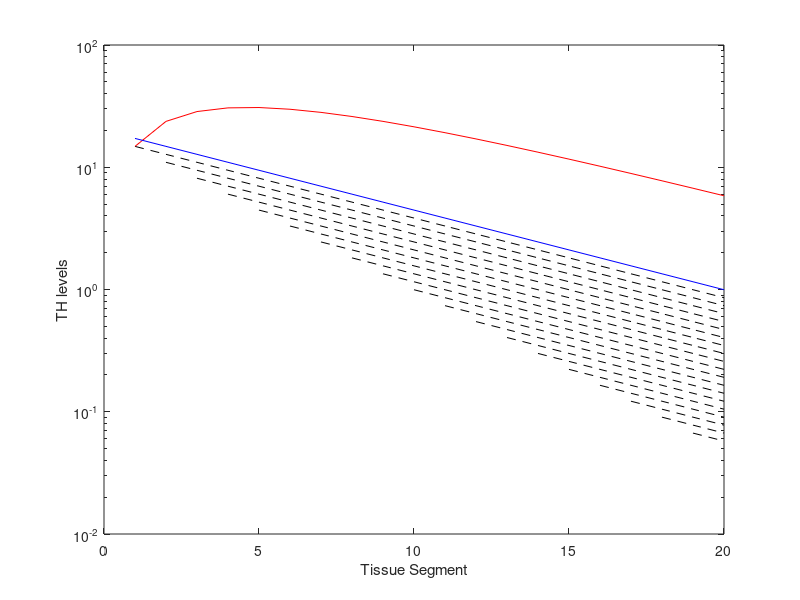

This chart was generated by the following MATLAB code:
clear
num_of_segment = 20
for i=1:1:num_of_segment
  T4(i) = num_of_segment*exp(-0.15*i);
  segment(i)=i;
  for j=i:1:num_of_segment
    T3(i,j)=T4(i)*exp(-0.15*j);
  end


end


for i=1:1:num_of_segment
  figure(1)
    semilogy(segment(i:end),T3(i,i:end), 'k--')
  hold on
end

figure(1)
T3Gradient = sum(T3,1);
plot(segment,T3Gradient,'r')
plot(segment,T4,'b')
xlabel('Tissue Segment')
ylabel('TH levels')




